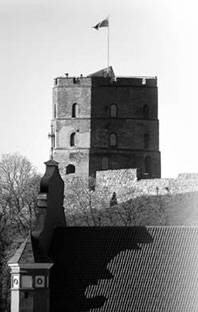
#> input picture images/castle.jpg, 198 x 312 px
$ jupyter execute --allow-errors XX_applications_of_linear_algebra.ipynb
#> lines starting #> are read from the running program, lines starting #| are printed output that depends on the picture; long printed decimals are rounded
# Chapter 1: Applications of Linear Algebra

## Introduction

In this introductory chapter we will look at some applications of linear algebra to data science problems.

In fact we will only need real matrices. As a reminder, a real matrix $A$ is a table with $n$ rows and $m$ columns, entries of which are real numbers $a_{ij},$ $1 \le i \le n,$ $1 \le j \le m.$ The following notation is used $A=(a_{ij}).$ Here are some examples of matrices:

$$
\begin{pmatrix}
1 & 2\\
3 & 4
\end{pmatrix}, \
\begin{pmatrix}
5 & 6 & 7 \\
8 & 9 & 10
\end{pmatrix}, \
\begin{pmatrix}
\sqrt{2} \\
\pi \\
e
\end{pmatrix}.
$$

## Review: Matrix operations

If you do not remember / are not familiar with standard algebraic operations on matrices please read through [this wikipedia article](https://en.wikipedia.org/wiki/Matrix_(mathematics)#Basic_operations).

We will denote the transpose of the matrix $A$ by $A^T$, i.e. $A^T$ is $A$ with rows and columns switched. Example:
$$
  A = \begin{pmatrix}
1 & 2\\
3 & 4
\end{pmatrix}, \ A^T = \begin{pmatrix}
1 & 3\\
2 & 4
\end{pmatrix}
$$

## Review: Matrix Determinant

If you do not remember / are not familiar with the matrix determinant please read through [this wikipedia article](https://en.wikipedia.org/wiki/Determinant).

We will denote the determinant of $A$ by $\det(A).$ Example:
$$
  \det \begin{pmatrix}
a & b\\
c & d
\end{pmatrix} = \begin{vmatrix}
a & b\\
c & d
\end{vmatrix} = ad-bc.
$$

## Review: Eigenvalues

A matrix is called square if it has the same number of rows and columns.

A complex number $\lambda$ is called an **eigenvalue** of an $n$ by $n$ square matrix $A$ if there exists an $n$ dimensional non-zero column vector $u \in \mathbb{R}$ such that
$$
  Au = \lambda u.
$$

The vector $u$ is then called an **eigenvector**. Eigenvectors corresponding to the same eigenvalue form a linear subspace of $\mathbb{R}^n.$

## Review: Finding Eigenvalues I

Eigenvalues of $A$ are in one to one correspondence with the roots of the polynomial
$$
  P(\lambda) = \det(A-\lambda I),
$$
where $I$ is the identity matrix.

## Review: Finding Eigenvalues II

For example, in order to find the eigenvalues of
$$
\begin{pmatrix}
1 & 2\\
3 & 4
\end{pmatrix}
$$
we can solve the following equation
$$
\det \begin{pmatrix}
1-\lambda & 2\\
3 & 4-\lambda
\end{pmatrix} = \lambda^2-5\lambda-2=0.
$$
Solutions are
$\frac{5+\sqrt{33}}{2}\approx5.37,$ $\frac{5-\sqrt{33}}{2}\approx-0.37$.

## Review: Finding Eigenvalues III

We can also find eigenvalues of a matrix using python's `numpy` package:

[cell 1]
import numpy as np

A = np.array([[1, 2], [3, 4]])
eigenvalues = np.linalg.eigvals(A)
print(f"Matrix A:")
print(A)
print(f"Eigenvalues of A: {eigenvalues}")

## Singular Value Decomposition I

Every real $n$ by $m$ matrix $A$ has a (non-unique) **Singular Value Decomposition** (SVD):
$$
  A = U M V^T,
$$
where $U$ is a $n$ by $n$ matrix, $M$ is a $n$ by $m$ matrix and $V$ is a $m$ by $m$ matrix. Matrices $U$ and $V$ are orthogonal, i.e. $UU^T=I$ and $VV^T=I$ and $M$ is a diagonal matrix with non-negative entires.

Algorithms for computing SVD can be found on [wikipedia](https://en.wikipedia.org/wiki/Singular_value_decomposition#Calculating_the_SVD).

## Singular Value Decomposition II

- Example:
$$
  A = \begin{pmatrix}
1 & 0 & 0 & 0 & 2\\
0 & 0 & 3 & 0 & 0\\
0 & 0 & 0 & 0 & 0\\
0 & 2 & 0 & 0 & 0
\end{pmatrix},
$$

## Singular Value Decomposition III
then
$$
U = \begin{pmatrix}
0 & -1 & 0 & 0\\
-1 & 0 & 0 & 0\\
0 & 0 & 0 & -1\\
0 & 0 & -1 & 0
\end{pmatrix}, \
M = \begin{pmatrix}
3 & 0 & 0 & 0 & 0\\
0 & \sqrt{5} & 0 & 0 & 0\\
0 & 0 & 2 & 0 & 0\\
0 & 0 & 0 & 0 & 0
\end{pmatrix}
$$

## Singular Value Decomposition IV
and
$$
V^T = \begin{pmatrix}
0 & 0 & -1 & 0 & 0\\
-\sqrt{0.2} & 0 & 0 & 0 & -\sqrt{0.8}\\
0 & -1 & 0 & 0 & 0\\
0 & 0 & 0 & 1 & 0\\
-\sqrt{0.8} & 0 & 0 & 0 & \sqrt{0.2}
\end{pmatrix}.
$$

## Singular Value Decomposition V

The non-zero entries of $M$ are the square roots of the eigenvalues of the square matrix $AA^T,$ they are called the **singular values** of $A,$ hence the name of the decomposition.

Note that the eigenvalues of $AA^T$ must be real and non-negative, because $AA^T$ is self-adjoint (with respect to the usual Euclidean norm) and positive semi-definite. Hence, singular values are well defined.

## Singular Value Decomposition VI

Usually SVD is chosen so that the non-zero values of $M$ would be arranged from largest to smallest.

One application of SVD is data compression. Let's say the data is represented by a matrix $A$. The procedure is as follows:

1. Compute the SVD of $A.$
2. Cut off $i$ smallest singular values from $M$
3. Multiply back to get the matrix $A'$. $A'$ is then the compressed version of $A$

## Singular Value Decomposition VII

This procedure is well illustrated by the following picture:

{fig-align="center"}

Let's see some applications of this idea.

## SVD: Compressing images I

A digital image is just a matrix of pixels. If the image is in black and white then each pixel can be represented by a single number and thus the whole image can be represented by a matrix.

If an image is in color, then each pixel is represented by three numbers, its RGB (red, green, blue) values.

For simplicity, we will stick with black and white images.

## SVD: Compressing images II

[cell 2]
# | output-location: slide
from PIL import Image # Library for handling images
import matplotlib.pyplot as plt
import numpy as np

def show(X):
  """Function for displaying image from numpy array"""
  m = 255 if X.max() > 1 else 1
  plt.imshow(X, cmap='gray', vmin=0, vmax=m)
  plt.axis('off')

image = np.array(Image.open('../images/castle.jpg').convert('L')) # Load the image and save it to a numpy array
#> image is the input picture: shape (312, 198); min 0, max 255, mean 143.5
print(f"Image resolution: {image.shape}")
#| Image resolution: (312, 198)
show(image)
#> in show, `m = 255 if X.max() > 1 else 1`: m = 255

## SVD: Compressing images III

[cell 3]
U, M, V = np.linalg.svd(image) # Compute SVD
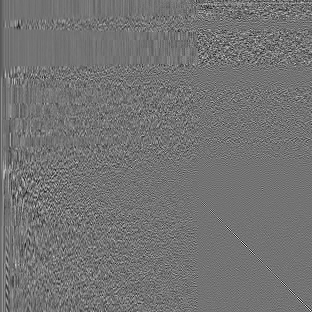
#> U: shape (312, 312) float64; min -0.346, max 0.417, mean -0.000101; drawn with min black and max white
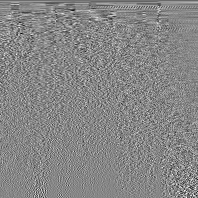
#> V: shape (198, 198) float64; min -0.403, max 0.359, mean -0.000466; drawn with min black and max white
#> M = 198 values, max 39865.6 at index 0, min 2.6 at index 197, mean 517.4
# Note that in the output V is already transposed, i.e. you do not need to transpose it manually
# Also M is given by an array instead of a matrix, indeed
print(f"Shape of U: {U.shape}")
#| Shape of U: (312, 312)
print(f"Shape of M: {M.shape}")
#| Shape of M: (198,)
print(f"Shape of V: {V.shape}")
#| Shape of V: (198, 198)

## SVD: Compressing images IV

Let's try applying the idea we discussed to compress the image.

[cell 4]
# | output-location: slide
def size(u, m, v):
  """Function to compute SVD matrix sizes"""
  return u.shape[0]*u.shape[1] + len(m) + v.shape[0]*v.shape[1]

s = 25 # Singular values to keep
assert(s <= len(M))

U_comp = U[:, :s] # Truncate the matrices
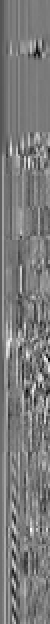
#> U_comp: shape (312, 25) float64 (shown 2 times larger); min -0.258, max 0.272, mean -0.0012; drawn with min black and max white
M_comp = M[0:s]
#> M_comp = 25 values, max 39865.6 at index 0, min 524.9 at index 24, mean 3192.6
V_comp = V[:s, :]
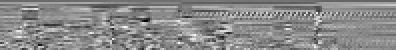
#> V_comp: shape (25, 198) float64 (shown 2 times larger); min -0.337, max 0.279, mean -0.0037; drawn with min black and max white
image_comp = (U_comp * M_comp) @ V_comp # Multiply back; @ is matrix multiplication in numpy
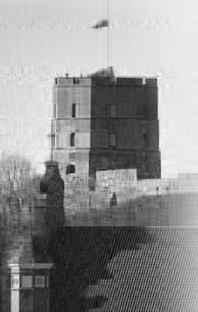
#> image_comp: shape (312, 198) float64; min -37.53, max 278.6, mean 143.5; drawn with min black and max white
print(f"Compressed image resolution: {image_comp.shape}")
#| Compressed image resolution: (312, 198)
print(f"Compression rate: {1 - size(U_comp, M_comp, V_comp)/size(U, M, V)}")
#| Compression rate: 0.9066
show(image_comp)
